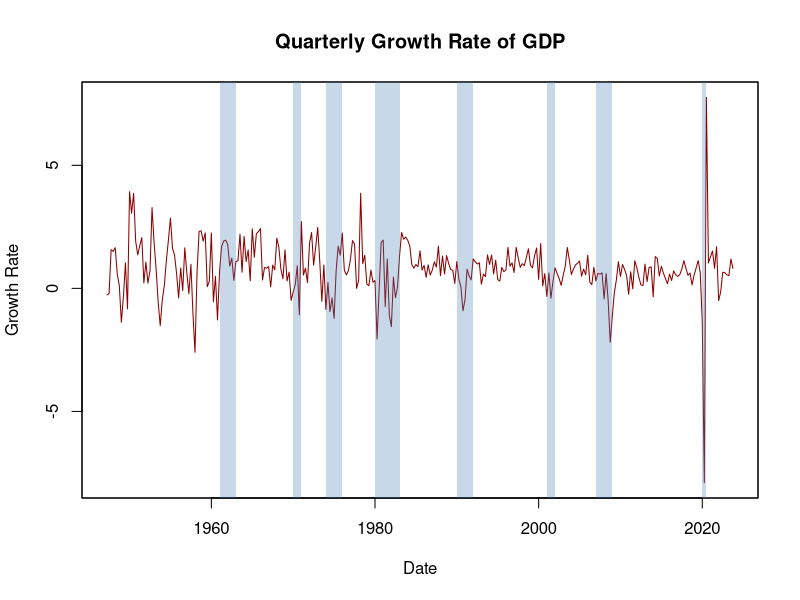

Write the R code that produced this figure.

#####################
#### BASIC ANALYSIS
#####################

# load libraries

library(tidyverse)
library(ggplot2)
library(zoo)
library(forecast)
library(xts)
library(readxl)
library(dynlm)
library(lmtest)
library(stringr)
library(broom)
library(flexmix)

# reading the GDP data
RGDP_Data <- read_excel("../Data/RGDP Data.xlsx")

# extracting the most revised values/recent data (2024 Q1) 
latest_data <- RGDP_Data[, ncol(RGDP_Data)]

# creating a lag for all quarters
lag(latest_data)

# check is a dataset to validate whether the data is stationary 
check <- data.frame(RGDP_Data$DATE, (latest_data), lag(latest_data))

# renaming columns
colnames(check) <- c("Date", "Raw Data", "First Lag")

# calculating growth rate of GDP from one quarter to the next
check <- check[-1,] %>% 
  mutate(growth_rate = (`Raw Data` - `First Lag`)/(`First Lag`) * 100)

# formatting the data variable in terms of year and quarters
Dates <- gsub(":", " ", check$Date) 
check <- check %>% 
  mutate(Time = as.yearqtr(Dates)) %>% 
  select(c(Time, growth_rate)) %>% 
  mutate(growth_rate = as.numeric(growth_rate))

check_xts <- xts(check$growth_rate, check$Time) 

plot(as.zoo(check_xts), 
     plot.type = "single", 
     col = c("darkred"),
     lwd = 1,
     xlab = "Date",
     ylab = "Growth Rate",
     main = "Quarterly Growth Rate of GDP")

# function that transform years to class 'yearqtr'
YToYQTR <- function(years){
  return(
    sort(as.yearqtr(sapply(years, paste, c("Q1", "Q2", "Q3", "Q4"))))
  )
}

# recessions
recessions <- YToYQTR(c(1961:1962, 1970, 1974:1975, 1980:1982, 1990:1991,
                        2001, 2007:2008))
# the COVID recession ended in April 2020 according to the Fed
recessions_covid <- append(recessions, 
                           c(as.yearqtr("2020 Q1"), 
                             as.yearqtr("2020 Q2")))

# colour shading for recessions
xblocks(time(as.zoo(check_xts)), 
        c(time(check_xts) %in% recessions_covid), 
        col = alpha("steelblue", alpha = 0.3))

# Variance is higher in the earlier years prior to the GDP calculation methodology being changed 



#####################
#### BASIC CLEANING
#####################


# Formatting dataframe of quarters and their estimated values
working_df = RGDP_Data[, -c(1)] %>%
  mutate_all(as.numeric)

colnames(working_df) <- sapply(seq(as.Date(as.yearqtr("1965 Q4", format = "%Y Q%q")), by="quarter", length.out = ncol(working_df)), function(x) format(as.yearqtr(x), format = "%Y Q%q"))

rownames(working_df) <- sapply(seq(as.Date(as.yearqtr("1947 Q1", format = "%Y Q%q")), by="quarter", length.out = nrow(working_df)), function(x) format(as.yearqtr(x), format = "%Y Q%q"))

# Calculating growth rate of each quarter
lagged_working_df = lag(working_df)
perc_change_df = (100 * (working_df - lagged_working_df) / lagged_working_df)[-c(1),]



#####################
#### ADVANCED AR
#### MODEL FUNC
#####################

# n refers to the number of periods that sum up to 10 years for a given dataset. For instance, n = 40 for a dataset arranged by quarters, and n = 120 for a dataset arranged by months.

prep_func = function(dataset, n){
  
  nrow_dataset = nrow(dataset)
  
  # cut dataset into relevant ranges
  data_across_q <- dataset %>%
    mutate_all(as.numeric)
  
  colnames(data_across_q) <- NULL
  
  data_across_q <- as.matrix(data_across_q) 
  
  lagged_data_across_q <- lag(data_across_q)
  
  df <- 100 * (data_across_q - lagged_data_across_q)/(lagged_data_across_q)
  
  # Removing the first and last row since we had added those to compute the lag.
  df <- df[-c(1, nrow_dataset),]
  
  # Revised values is a data frame that shows the growth rate of each quarter as compared to the previous quarter, across revisions. For instance, revision0 is the initial growth rate for each quarter, and revision1 shows the growth rate after values have been revised. 
  
  revised_growth <- data.frame(matrix(NA, nrow = nrow_dataset - 2, ncol = 0))
  
  for (i in 0:n){
    na_vector = c(replicate(nrow_dataset - 2, NA)) 
    na_vector = as.numeric(na_vector)
    
    values <- diag(df)
    col_name = paste0("revision", i)
    na_vector[1:(nrow_dataset - 2 -i)] = values[1:(nrow_dataset - 2 -i)]
    revised_growth[[`col_name`]] = na_vector
    
    df <- df[,-c(1)]
  }
  
  revised_growth_df <- revised_growth
  
  # revised_growth = revised_growth %>%
  #   filter(revision0 < 0)
  
  # Now, we are looking into how the growth rates change due to revision
  lagged_growth <- revised_growth[, -c(ncol(revised_growth))]
  revised_growth <- revised_growth[,-c(1)]
  
  # We're taking the average of the change in growth per revision 
  change_in_growth <- (revised_growth - lagged_growth)

  #change_in_growth[sapply(change_in_growth, is.infinite)] <- NA
  
  change_in_growth <- change_in_growth %>% 
    apply(2, mean, na.rm = TRUE)
  
  
  return(list("df" = revised_growth_df, "delta" = change_in_growth))
}





#####################
#### DATA SPLICING
#### FUNC
#####################

data_splice = function(data, row_start, row_end, col_start, col_end, 
                       window_start, window_end, n, m){
  
  ncol_data = ncol(data)
  nrow_data = nrow(data)
  
  row_start = as.yearqtr(row_start)
  row_end = as.yearqtr(row_end)
  col_start = as.yearqtr(col_start)
  col_end = as.yearqtr(col_end)
  window_start = as.yearqtr(window_start)
  window_end = as.yearqtr(window_end)
  
  row_start_slice = (window_start - row_start)*4
  row_last_slice = nrow_data - (row_end - window_end)*4
  
  col_start_slice = (window_start - col_start)*4
  col_last_slice = ncol_data - (col_end - window_end)*4
  
  output <- data[(row_start_slice + m):row_last_slice, 
                 (col_start_slice+n):(col_last_slice + 1)]
  
  return (output)
}




#####################
#### REVISING 
#### VALUES FUNC
#####################

row_start = "1947 Q1"
row_end = "2023 Q4"
col_start = "1965 Q4"
col_end = "2024 Q1"
window_start = "2004 Q3"
window_end = "2014 Q4"

revise_values = function(data, delta, window_start, window_end){

  window_start_yq = as.yearqtr(window_start)
  window_end_yq = as.yearqtr(window_end)
  
  # Split dataframe into 10 years before target date and current value of growth for quarters more than 10 years ago
  ten_year_mark = (window_end_yq - 10 - window_start_yq)*4 + 1
  end_of_row_mark = (window_end_yq - window_start_yq)*4 + 1
  
  end_qtr = as.character(window_end_yq + 1/4)
  
  # Most recent values for start of time to 10 years before target date
  ancient_values <- data[1:ten_year_mark,][[`end_qtr`]]
  
  # All other values
  recent_values <- data[(ten_year_mark + 1):end_of_row_mark,][[`end_qtr`]]
  
  # Applying approximation of final growth numbers on recent values
  forecast_growth = recent_values 
  for (i in 1:length(recent_values)){
    if (forecast_growth[i] < 0){
      for (j in 1:i){
        forecast_growth[i] = forecast_growth[i] + (1 / (1 + exp(-abs(forecast_growth[i]))) - 0.5) * delta[41 - j]
      }
    }
  }
  
  revised_data = c(ancient_values, forecast_growth)
  
  return (revised_data)
  
}
